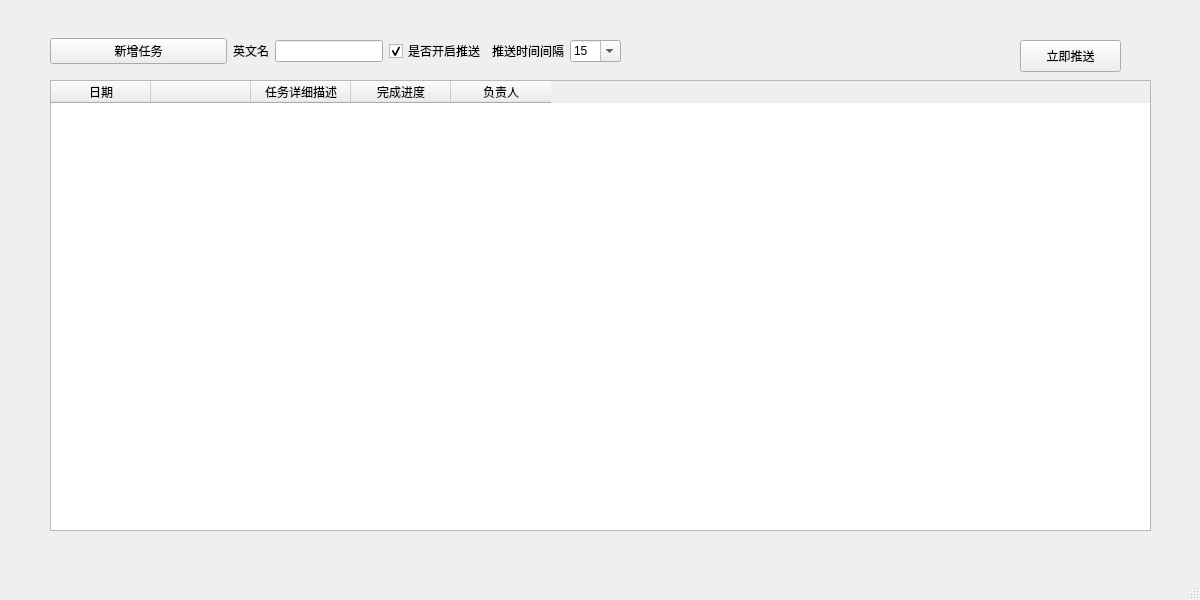
<?xml version="1.0" encoding="UTF-8"?>
<ui version="4.0">
 <class>MainWindow</class>
 <widget class="QMainWindow" name="MainWindow">
  <property name="geometry">
   <rect>
    <x>0</x>
    <y>0</y>
    <width>1200</width>
    <height>600</height>
   </rect>
  </property>
  <property name="windowTitle">
   <string>每日任务</string>
  </property>
  <widget class="QWidget" name="centralwidget">
   <widget class="QTableWidget" name="taskTableWidget">
    <property name="geometry">
     <rect>
      <x>50</x>
      <y>80</y>
      <width>1101</width>
      <height>451</height>
     </rect>
    </property>
    <column>
     <property name="text">
      <string>日期</string>
     </property>
    </column>
    <column>
     <property name="text">
      <string/>
     </property>
     <property name="textAlignment">
      <set>AlignCenter</set>
     </property>
    </column>
    <column>
     <property name="text">
      <string>任务详细描述</string>
     </property>
    </column>
    <column>
     <property name="text">
      <string>完成进度</string>
     </property>
    </column>
    <column>
     <property name="text">
      <string>负责人</string>
     </property>
    </column>
   </widget>
   <widget class="QPushButton" name="pushButton">
    <property name="geometry">
     <rect>
      <x>1020</x>
      <y>40</y>
      <width>101</width>
      <height>32</height>
     </rect>
    </property>
    <property name="text">
     <string>立即推送</string>
    </property>
   </widget>
   <widget class="QWidget" name="">
    <property name="geometry">
     <rect>
      <x>50</x>
      <y>30</y>
      <width>571</width>
      <height>42</height>
     </rect>
    </property>
    <layout class="QHBoxLayout" name="horizontalLayout_4">
     <item>
      <layout class="QHBoxLayout" name="horizontalLayout_2">
       <item>
        <widget class="QPushButton" name="addPushButton">
         <property name="text">
          <string>新增任务</string>
         </property>
        </widget>
       </item>
       <item>
        <layout class="QHBoxLayout" name="horizontalLayout">
         <item>
          <widget class="QLabel" name="label">
           <property name="text">
            <string>英文名</string>
           </property>
          </widget>
         </item>
         <item>
          <widget class="QLineEdit" name="nameLineEdit">
           <property name="sizePolicy">
            <sizepolicy hsizetype="Fixed" vsizetype="Fixed">
             <horstretch>0</horstretch>
             <verstretch>0</verstretch>
            </sizepolicy>
           </property>
          </widget>
         </item>
         <item>
          <widget class="QCheckBox" name="checkBox">
           <property name="text">
            <string>是否开启推送</string>
           </property>
           <property name="checkable">
            <bool>true</bool>
           </property>
           <property name="checked">
            <bool>true</bool>
           </property>
          </widget>
         </item>
        </layout>
       </item>
      </layout>
     </item>
     <item>
      <layout class="QHBoxLayout" name="horizontalLayout_3">
       <item>
        <widget class="QLabel" name="label_2">
         <property name="sizePolicy">
          <sizepolicy hsizetype="Fixed" vsizetype="Preferred">
           <horstretch>0</horstretch>
           <verstretch>0</verstretch>
          </sizepolicy>
         </property>
         <property name="text">
          <string>推送时间间隔</string>
         </property>
        </widget>
       </item>
       <item>
        <widget class="QComboBox" name="comboBox">
         <property name="sizePolicy">
          <sizepolicy hsizetype="Fixed" vsizetype="Fixed">
           <horstretch>0</horstretch>
           <verstretch>0</verstretch>
          </sizepolicy>
         </property>
         <property name="toolTip">
          <string>分钟为单位</string>
         </property>
         <property name="editable">
          <bool>true</bool>
         </property>
         <item>
          <property name="text">
           <string>15</string>
          </property>
         </item>
         <item>
          <property name="text">
           <string>30</string>
          </property>
         </item>
         <item>
          <property name="text">
           <string>45</string>
          </property>
         </item>
         <item>
          <property name="text">
           <string>60</string>
          </property>
         </item>
         <item>
          <property name="text">
           <string>120</string>
          </property>
         </item>
        </widget>
       </item>
      </layout>
     </item>
    </layout>
   </widget>
  </widget>
  <widget class="QMenuBar" name="menubar">
   <property name="geometry">
    <rect>
     <x>0</x>
     <y>0</y>
     <width>1200</width>
     <height>22</height>
    </rect>
   </property>
  </widget>
  <widget class="QStatusBar" name="statusbar"/>
 </widget>
 <resources/>
 <connections/>
</ui>
